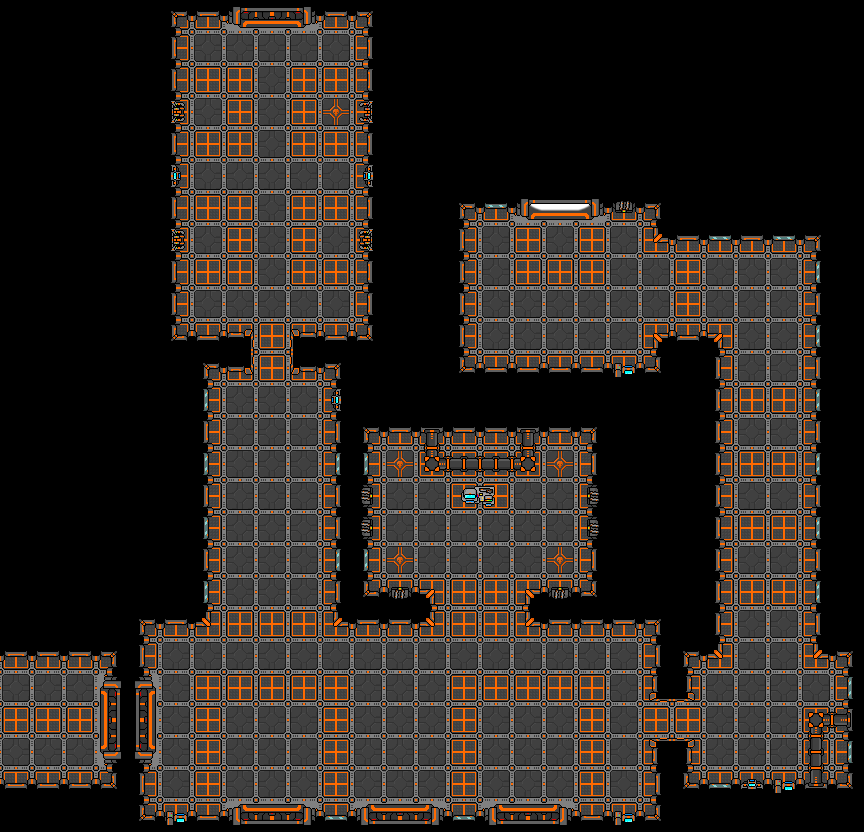

Below is a game level as drawn by its tile map, then a one-line description and the .tmx that defines it (tile-layer data replaced by summaries):
An orthogonal 27x26 tile map with 32x32 px tiles, 1 tile layer (sloi) and 25 objects (24x solid, Player).

<map version="1.0" orientation="orthogonal" renderorder="right-down" width="27" height="26" tilewidth="32" tileheight="32" nextobjectid="38">
 <tileset firstgid="1" name="tile_sheet" tilewidth="32" tileheight="32" tilecount="32">
  <image source="tile_sheet.png" width="256" height="128" />
  <terraintypes>
   <terrain name="solid" tile="-1" />
  </terraintypes>
  <tile id="20">
   <objectgroup draworder="index" />
  </tile>
 </tileset>
 <layer name="sloi" width="27" height="26">
  <data>[702 cells, 702 non-empty, 26 distinct tile ids]</data>
 </layer>
 <objectgroup name="objects">
  <object id="9" name="solid" x="173" y="1" width="200" height="15" />
  <object id="10" name="solid" x="364" y="-1" width="104" height="435" />
  <object id="11" name="solid" x="145" y="0.5" width="35" height="338.5" />
  <object id="12" name="solid" x="178" y="333" width="75" height="40" />
  <object id="13" name="solid" x="290.5" y="333" width="75" height="40" />
  <object id="14" name="solid" x="333" y="587" width="103.5" height="40" />
  <object id="15" name="solid" x="333.5" y="375" width="38.5" height="212" />
  <object id="16" name="solid" x="594.75" y="368" width="128.25" height="258" />
  <object id="17" name="solid" x="524.25" y="588" width="70.75" height="38" />
  <object id="18" name="solid" x="467.25" y="367" width="126.75" height="67" />
  <object id="19" name="solid" x="652.25" y="333" width="69.75" height="34" />
  <object id="20" name="solid" x="469.625" y="144.5" width="191.375" height="67" />
  <object id="21" name="solid" x="655.625" y="172.5" width="167.375" height="67" />
  <object id="22" name="solid" x="814" y="240.5" width="52.375" height="417.5" />
  <object id="26" name="solid" x="651.625" y="735.5" width="39.375" height="94.5" />
  <object id="27" name="solid" x="691.625" y="783" width="164.375" height="47.5" />
  <object id="28" name="solid" x="846" y="657.5" width="17.375" height="128.5" />
  <object id="29" name="solid" x="130" y="372.5" width="79.375" height="253.5" />
  <object id="30" name="solid" x="107" y="625" width="37.6875" height="197.75" />
  <object id="31" name="solid" x="145.312" y="812" width="507.688" height="20.75" />
  <object id="32" name="Player" x="464" y="526" width="32" height="32" />
  <object id="34" name="solid" x="652.625" y="626" width="70.75" height="35" />
  <object id="35" name="solid" x="653" y="662" width="40" height="40" />
  <object id="36" name="solid" x="424.125" y="437" width="109.875" height="34" />
  <object id="37" name="solid" x="461.125" y="484" width="34.875" height="21" />
 </objectgroup>
</map>